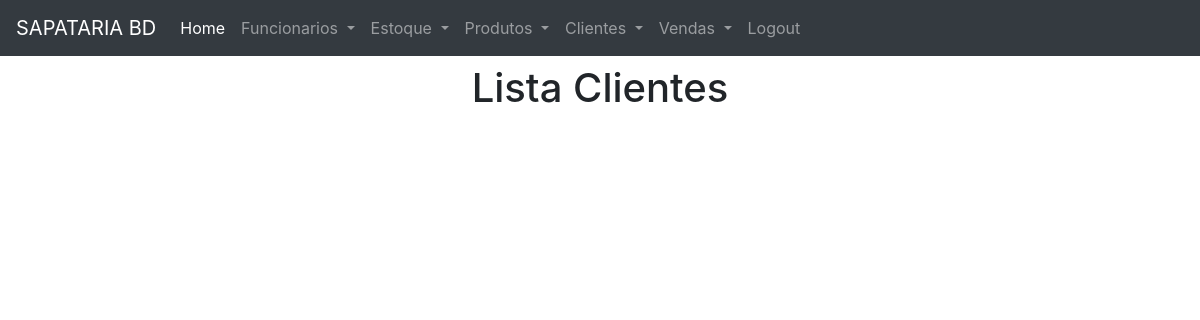
Page /cliente/ on the earlier database version.
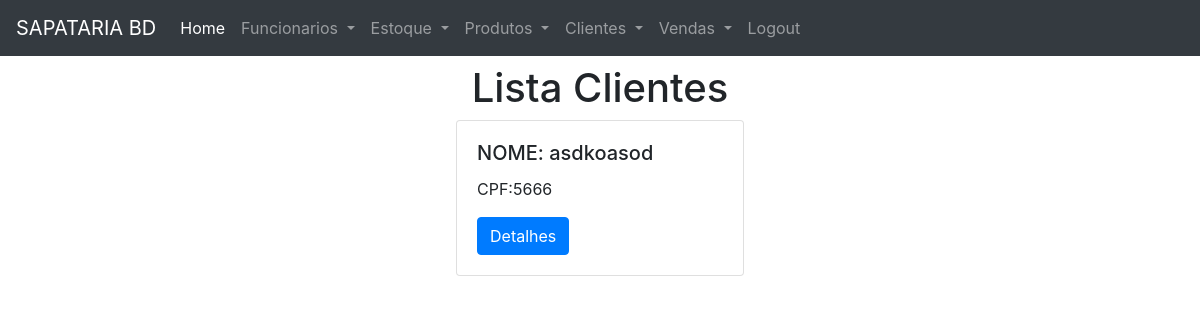
Same page on the later database version.
### cliente/models.py (models this page shows, shortened)
class Cliente(models.Model):
    pessoa = models.OneToOneField(Pessoa,on_delete=models.PROTECT)

### pessoa/models.py (models this page shows)
class Pessoa (models.Model):
    nome = models.CharField(max_length=75)
    cpf = models.IntegerField(primary_key=True,null=False,blank=False)
    rua = models.CharField(max_length=50)
    estado = models.CharField(max_length=50)
    cidade = models.CharField(max_length=50)
    cep = models.IntegerField()

### cliente/views.py (the view)
# urls.py: path('', lista_clientes,name = 'url_lista_clientes'),
def lista_clientes(request):
    data = {}
    data['clientes'] = Cliente.objects.all()
    return render(request, 'lista_clientes.html', data)

### cliente/templates/lista_clientes.html
{% extends 'base.html' %}
{% block title %} Lista Clientes{% endblock %}
{% block content %}
     <div class="row justify-content-around">
        {%for k in clientes%}
            <div class="row">
               <div class="card" style="width: 18rem;">
                  <div class="card-body">
                      <h5 class="card-title">NOME: {{ k.pessoa.nome }}</h5>
                      <p class="card-text">CPF:{{ k.pessoa.cpf }}</p>
                    <a href="#" class="btn btn-primary">Detalhes</a>
                  </div>
               </div>
            </div>
        {% endfor %}
    </div>
{% endblock %}

Differences in the rows shown:
added Cliente: pessoa.nome "asdkoasod", pessoa.cpf "5666"
